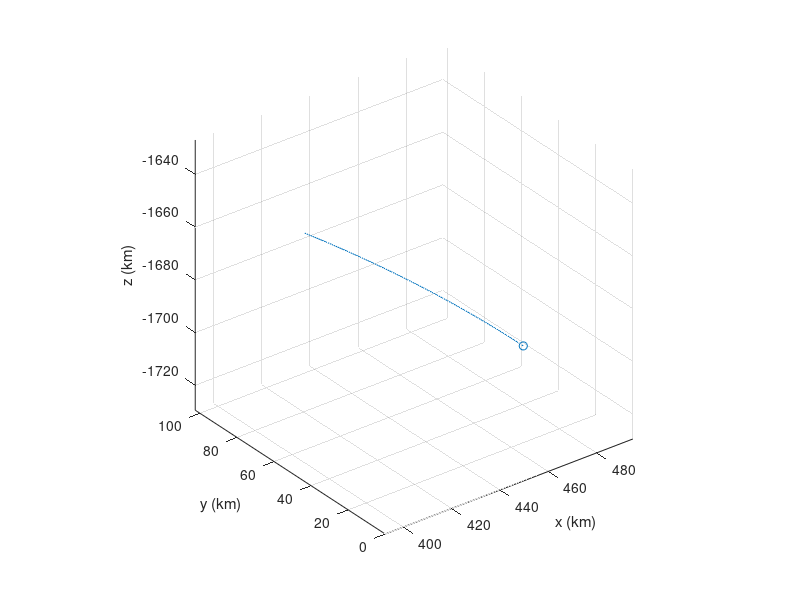

MATLAB code for this plot:
%% reset
clc, clear, close all;

%% data
true = importdata("true.csv");
est  = importdata("est.csv");
true = true ./ 1000; est = est ./ 1000; % convert to km

%% plot
figure(1);
scatter3(true(1,1), true(2,1), true(3,1), 'go'); hold on;
%scatter3(est(1,1), est(2,1), est(3,1), 'ro');
%scatter3(est(1,end), est(2,end), est(3,end), 'rx');
%plot3(est(1,:), est(2,:), est(3,:), 'b');
plot3(true(1,:), true(2,:), true(3,:));
grid on; axis equal;

rad = 1737.400;             % km, lunar radius
[xx, yy, zz] = ellipsoid(0, 0, 0, rad, rad, rad);
%globe = surf(xx, yy, -zz, 'FaceColor', 'w', 'EdgeColor', 0.5*[1 1 1]);

xlabel("x (km)"); ylabel("y (km)"); zlabel("z (km)");